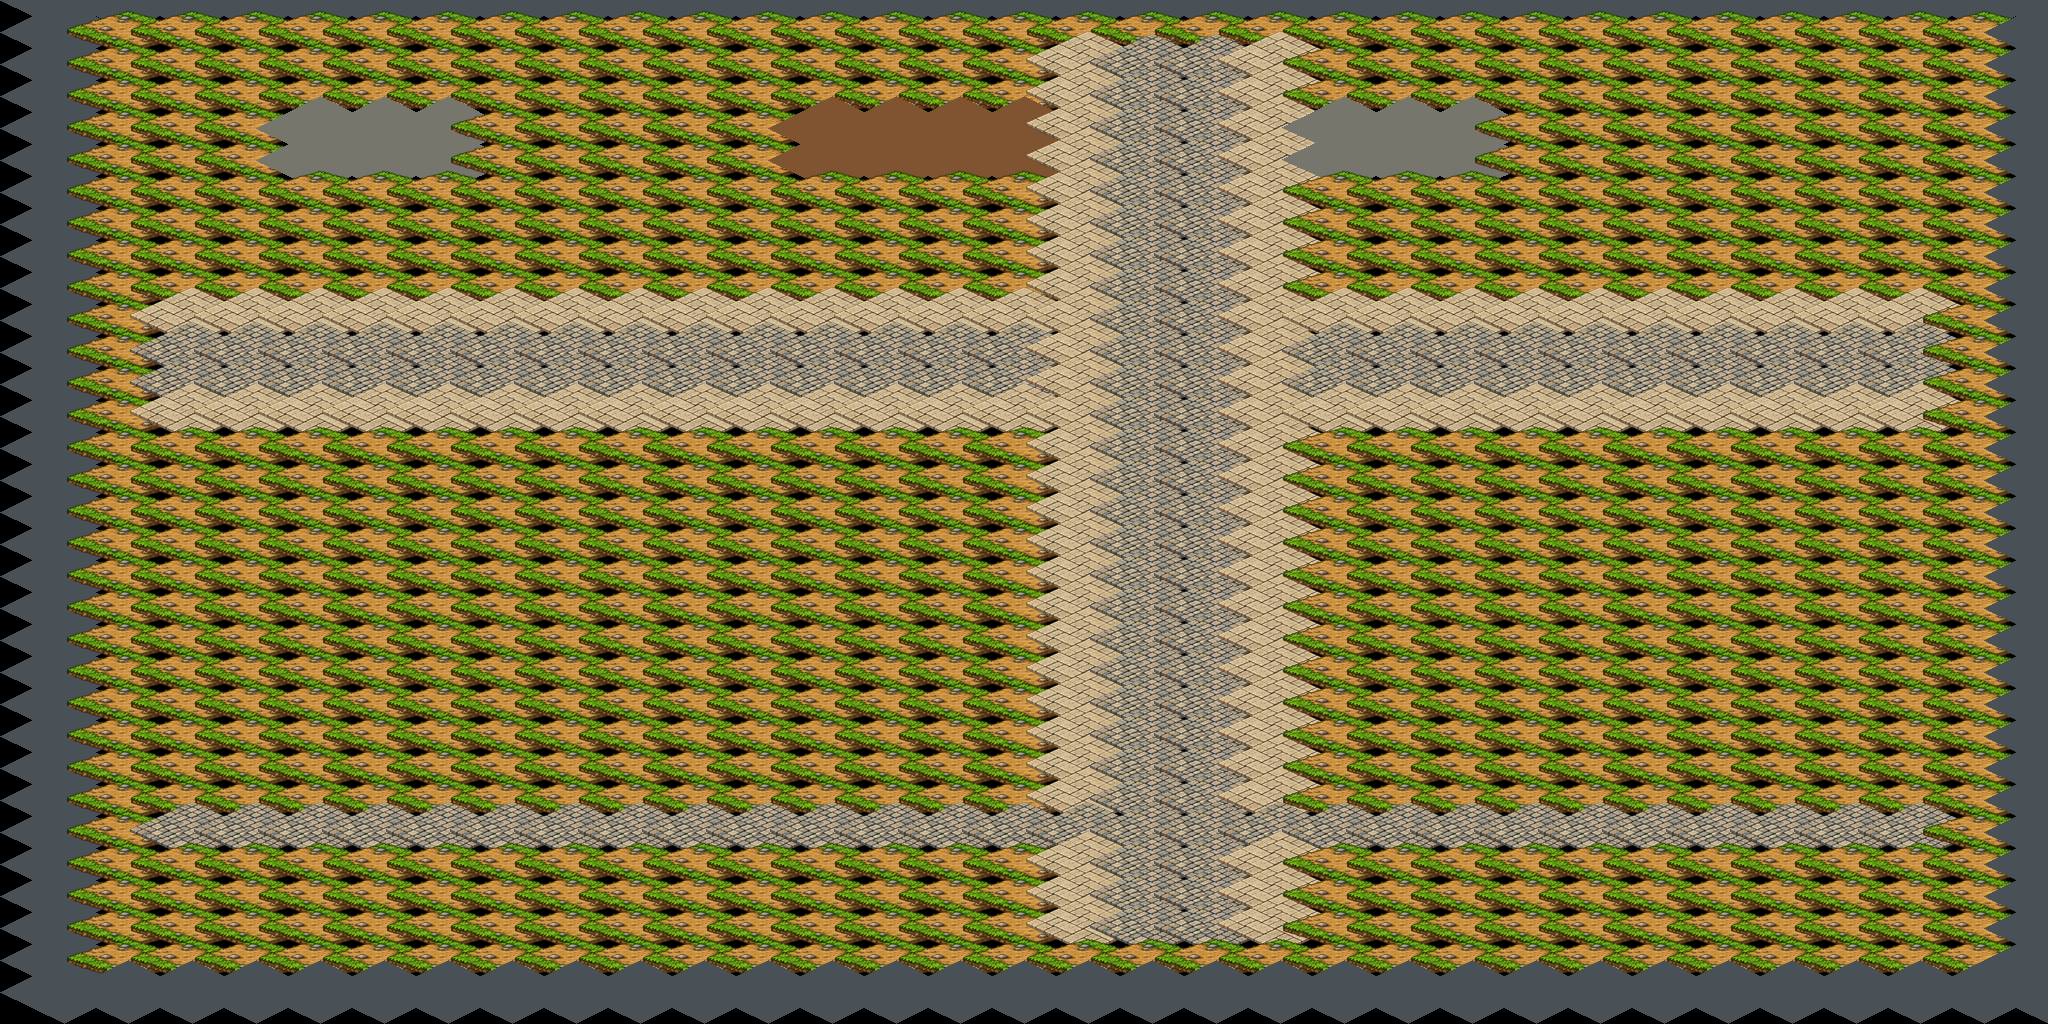

Below is a game level as drawn by its tile map, then a one-line description and the .tmx file that defines it, in full:
An orthogonal 32x32 tile map with 64x32 px tiles, 1 tile layer (suelo).

<map version="1.10" tiledversion="1.10.2" orientation="orthogonal" renderorder="right-down" width="32" height="32" tilewidth="64" tileheight="32" infinite="0" nextlayerid="2" nextobjectid="1">
 <tileset firstgid="1" name="terreno_mundo" tilewidth="128" tileheight="64" tilecount="76" columns="8">
  <image source="../textures/terreno_mundo.png" width="1024" height="640" />
  <tile id="13">
   <properties>
    <property name="collision" type="bool" value="true" />
   </properties>
  </tile>
  <tile id="30">
   <properties>
    <property name="collision" type="bool" value="true" />
   </properties>
  </tile>
  <tile id="35">
   <properties>
    <property name="collision" type="bool" value="true" />
   </properties>
  </tile>
  <tile id="41">
   <properties>
    <property name="collision" type="bool" value="true" />
   </properties>
  </tile>
  <tile id="46">
   <properties>
    <property name="collision" type="bool" value="true" />
   </properties>
  </tile>
  <tile id="47">
   <properties>
    <property name="collision" type="bool" value="true" />
   </properties>
  </tile>
  <tile id="48">
   <properties>
    <property name="collision" type="bool" value="true" />
   </properties>
  </tile>
  <tile id="49">
   <properties>
    <property name="collision" type="bool" value="true" />
   </properties>
  </tile>
  <tile id="50">
   <properties>
    <property name="collision" type="bool" value="true" />
   </properties>
  </tile>
  <tile id="51">
   <properties>
    <property name="collision" type="bool" value="true" />
   </properties>
  </tile>
  <tile id="52">
   <properties>
    <property name="collision" type="bool" value="true" />
   </properties>
  </tile>
  <tile id="53">
   <properties>
    <property name="collision" type="bool" value="true" />
   </properties>
  </tile>
  <tile id="54">
   <properties>
    <property name="collision" type="bool" value="true" />
   </properties>
  </tile>
  <tile id="55">
   <properties>
    <property name="collision" type="bool" value="true" />
   </properties>
  </tile>
  <tile id="56">
   <properties>
    <property name="collision" type="bool" value="true" />
   </properties>
  </tile>
  <tile id="57">
   <properties>
    <property name="collision" type="bool" value="true" />
   </properties>
  </tile>
  <tile id="58">
   <properties>
    <property name="collision" type="bool" value="true" />
   </properties>
  </tile>
  <tile id="59">
   <properties>
    <property name="collision" type="bool" value="true" />
   </properties>
  </tile>
  <tile id="64">
   <properties>
    <property name="collision" type="bool" value="true" />
   </properties>
  </tile>
  <tile id="65">
   <properties>
    <property name="collision" type="bool" value="true" />
   </properties>
  </tile>
  <tile id="66">
   <properties>
    <property name="collision" type="bool" value="true" />
   </properties>
  </tile>
  <tile id="68">
   <properties>
    <property name="collision" type="bool" value="true" />
   </properties>
  </tile>
  <tile id="72">
   <properties>
    <property name="collision" type="bool" value="true" />
   </properties>
  </tile>
 </tileset>
 <layer id="1" name="suelo" width="32" height="32">
  <data encoding="csv">
42,42,42,42,42,42,42,42,42,42,42,42,42,42,42,42,42,42,42,42,42,42,42,42,42,42,42,42,42,42,42,42,42,34,34,34,34,34,34,34,34,34,34,34,34,34,34,34,34,34,34,34,34,34,34,34,34,34,34,34,34,34,34,42,42,34,34,34,34,34,34,34,34,34,34,34,34,34,34,34,25,17,17,25,34,34,34,34,34,34,34,34,34,34,34,42,42,34,34,34,34,34,34,34,34,34,34,34,34,34,34,34,25,17,17,25,34,34,34,34,34,34,34,34,34,34,34,42,42,34,34,34,65,65,65,34,34,34,34,34,66,66,66,66,25,17,17,25,65,65,65,34,34,34,34,34,34,34,34,42,42,34,34,34,65,65,65,34,34,34,34,34,66,66,66,66,25,17,17,25,65,65,65,34,34,34,34,34,34,34,34,42,42,34,34,34,34,34,34,34,34,34,34,34,34,34,34,34,25,17,17,25,34,34,34,34,34,34,34,34,34,34,34,42,42,34,34,34,34,34,34,34,34,34,34,34,34,34,34,34,25,17,17,25,34,34,34,34,34,34,34,34,34,34,34,42,42,34,34,34,34,34,34,34,34,34,34,34,34,34,34,34,25,17,17,25,34,34,34,34,34,34,34,34,34,34,34,42,42,34,34,34,34,34,34,34,34,34,34,34,34,34,34,34,25,17,17,25,34,34,34,34,34,34,34,34,34,34,34,42,42,34,25,25,25,25,25,25,25,25,25,25,25,25,25,25,25,17,17,25,25,25,25,25,25,25,25,25,25,25,34,42,42,34,17,17,17,17,17,17,17,17,17,17,17,17,17,17,25,17,17,25,17,17,17,17,17,17,17,17,17,17,34,42,42,34,17,17,17,17,17,17,17,17,17,17,17,17,17,17,25,17,17,25,17,17,17,17,17,17,17,17,17,17,34,42,42,34,25,25,25,25,25,25,25,25,25,25,25,25,25,25,25,17,17,25,25,25,25,25,25,25,25,25,25,25,34,42,42,34,34,34,34,34,34,34,34,34,34,34,34,34,34,34,25,17,17,25,34,34,34,34,34,34,34,34,34,34,34,42,42,34,34,34,34,34,34,34,34,34,34,34,34,34,34,34,25,17,17,25,34,34,34,34,34,34,34,34,34,34,34,42,42,34,34,34,34,34,34,34,34,34,34,34,34,34,34,34,25,17,17,25,34,34,34,34,34,34,34,34,34,34,34,42,42,34,34,34,34,34,34,34,34,34,34,34,34,34,34,34,25,17,17,25,34,34,34,34,34,34,34,34,34,34,34,42,42,34,34,34,34,34,34,34,34,34,34,34,34,34,34,34,25,17,17,25,34,34,34,34,34,34,34,34,34,34,34,42,42,34,34,34,34,34,34,34,34,34,34,34,34,34,34,34,25,17,17,25,34,34,34,34,34,34,34,34,34,34,34,42,42,34,34,34,34,34,34,34,34,34,34,34,34,34,34,34,25,17,17,25,34,34,34,34,34,34,34,34,34,34,34,42,42,34,34,34,34,34,34,34,34,34,34,34,34,34,34,34,25,17,17,25,34,34,34,34,34,34,34,34,34,34,34,42,42,34,34,34,34,34,34,34,34,34,34,34,34,34,34,34,25,17,17,25,34,34,34,34,34,34,34,34,34,34,34,42,42,34,34,34,34,34,34,34,34,34,34,34,34,34,34,34,25,17,17,25,34,34,34,34,34,34,34,34,34,34,34,42,42,34,34,34,34,34,34,34,34,34,34,34,34,34,34,34,25,17,17,25,34,34,34,34,34,34,34,34,34,34,34,42,42,34,34,34,34,34,34,34,34,34,34,34,34,34,34,34,25,17,17,25,34,34,34,34,34,34,34,34,34,34,34,42,42,34,17,17,17,17,17,17,17,17,17,17,17,17,17,17,17,17,17,17,17,17,17,17,17,17,17,17,17,17,34,42,42,34,34,34,34,34,34,34,34,34,34,34,34,34,34,34,25,17,17,25,34,34,34,34,34,34,34,34,34,34,34,42,42,34,34,34,34,34,34,34,34,34,34,34,34,34,34,34,25,17,17,25,34,34,34,34,34,34,34,34,34,34,34,42,42,34,34,34,34,34,34,34,34,34,34,34,34,34,34,34,25,17,17,25,34,34,34,34,34,34,34,34,34,34,34,42,42,34,34,34,34,34,34,34,34,34,34,34,34,34,34,34,34,34,34,34,34,34,34,34,34,34,34,34,34,34,34,42,42,42,42,42,42,42,42,42,42,42,42,42,42,42,42,42,42,42,42,42,42,42,42,42,42,42,42,42,42,42,42,42
</data>
 </layer>
</map>
